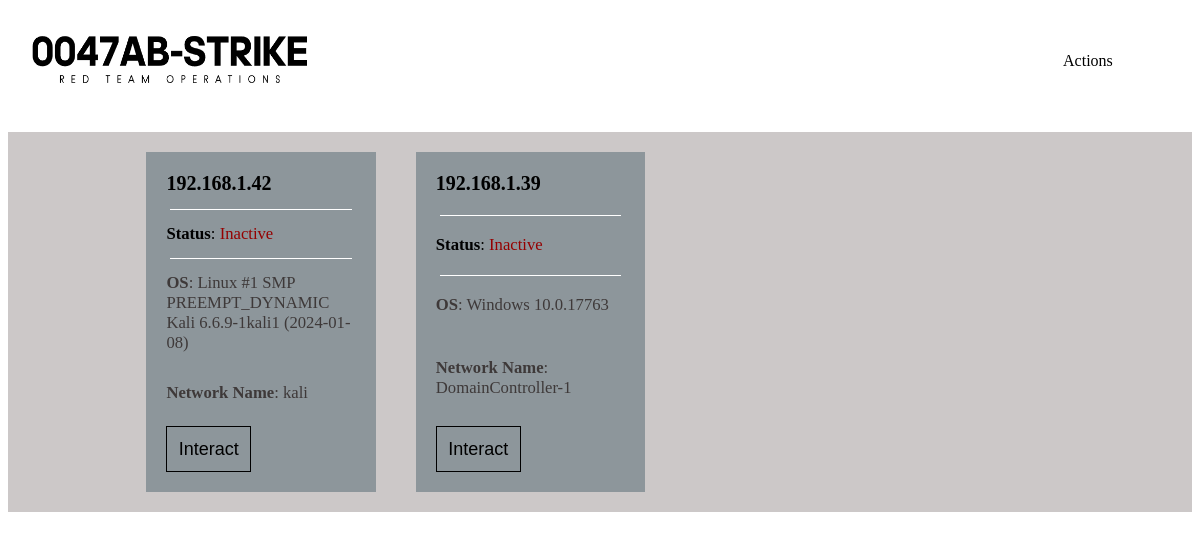
Before: / (signed in) with the older database file.
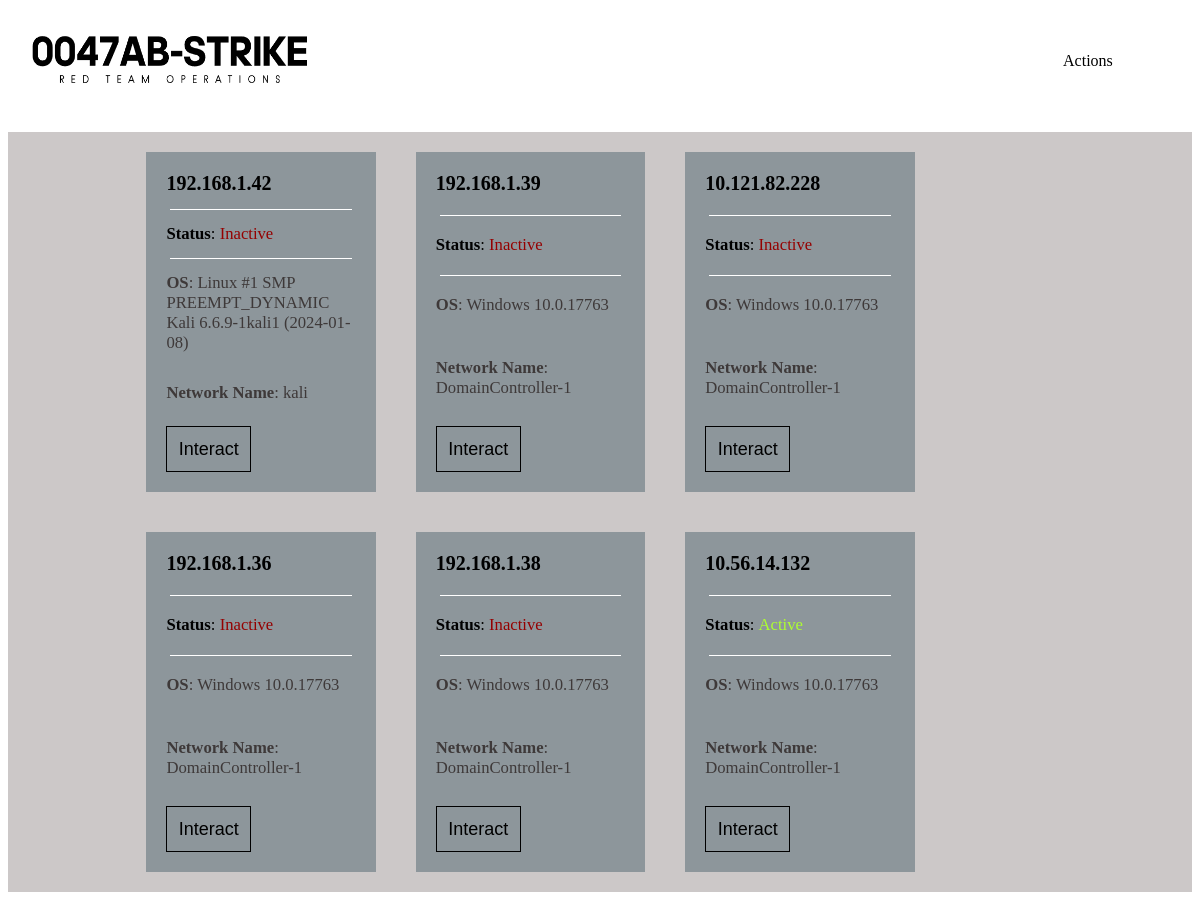
After: the same page with the newer database file.
### UI/models.py (models this page shows)
class Connection(models.Model):
    ip = models.CharField(primary_key=True, max_length=256)
    cpu = models.CharField(max_length=128)
    node_name = models.CharField(max_length=64)
    os = models.CharField(max_length=64)
    version = models.CharField(max_length=64)
    recent_status = models.CharField(max_length=16)

### UI/views.py (the view)
# urls.py: path('', views.index, name="index"),
def index(request):
    request.session['FLASK_SERVER'] = 'http://127.0.0.1:5000/'
    if not request.user.is_authenticated:
        return redirect('login_template')
    data = Connection.objects.all()
    return render(request, "UI/index.html", {
        "user":request.user.username,
        "data":data
    })

### UI/templates/UI/index.html (shortened to what this page needs)
<!DOCTYPE html>
<html lang="en">
<head>
    <link rel="stylesheet" href="../../static/css/style.css">
</head>
<body>
  <div class="navbar">
    <img src="../../static/images/logo.png" height="120" width="340">
    <div class="dropdown">
      <button class="dropbtn">Actions
      </button>
    </div>
  </div>
  <div id="not-header">
    <div id="container">
      {% for line in data %}
        <div class="card">
          <div class="ip">{{line.ip}}</div>
          <hr>
          <div class="status"><b>Status</b>:
            {% if line.recent_status == "Active" %}
              <p style="color:greenyellow; display: inline;">Active</p>
            {% else %}
              <p style="color:rgb(149, 0, 0); display: inline;">Inactive</p>
            {% endif %}
          </div>
          <hr>
          <div class="os"><b>OS</b>: {{line.os}} {{line.version}}</div>
          <br>
          <div class="os"><b>Network Name</b>: {{line.node_name}}</div>
          <a href="/exec_conn/{{line.ip}}">
            <button type="submit" class="interact">Interact</button>
          </a>
        </div>
      {% endfor %}
    </div>
  </div>
</body>
</html>

### UI/static/css/style.css (style rules this page uses)
.navbar { overflow: hidden; background-color: #ffffff; font-family:'Verdana'; }
.dropdown { float: right; overflow: hidden; margin-right: 5%; margin-top: 2%; }
.dropdown .dropbtn { font-size: 16px; border: none; outline: none; color: black; padding: 20px 20px; background-color: inherit; font-family: inherit; margin: 0; }
hr { border: 0; clear:both; display:block; width: 96%; background-color:#ffffff; height: 1px; }
#not-header { background-color: #ccc8c8; overflow: hidden; }
#container { display: flex; margin-left: 10%; margin-right: 10%; flex-wrap: wrap; }
.card { background-color: rgb(141, 150, 155); font-size: 20px; margin: 20px; padding: 20px; width: 20%; display: flex; flex-direction: column; justify-content: space-between; position: relative; min-height: 300px; }
.interact { margin-top: 10%; background-color: transparent; padding: 6%; border: 1px solid black; font-size: large; }
.ip { font-family: 'Verdana'; font-weight: bold; }
.os { font-family: 'Verdana'; font-size: smaller; color: #3e3939; }
.status { font-family: 'Verdana'; font-size: smaller; font-weight: lighter; }

Changed rows visible on the page:
added Connection: ip "10.121.82.228", recent_status "Inactive", os "Windows", version "10.0.17763", node_name "DomainController-1"
added Connection: ip "192.168.1.36", recent_status "Inactive", os "Windows", version "10.0.17763", node_name "DomainController-1"
added Connection: ip "192.168.1.38", recent_status "Inactive", os "Windows", version "10.0.17763", node_name "DomainController-1"
added Connection: ip "10.56.14.132", recent_status "Active", os "Windows", version "10.0.17763", node_name "DomainController-1"
